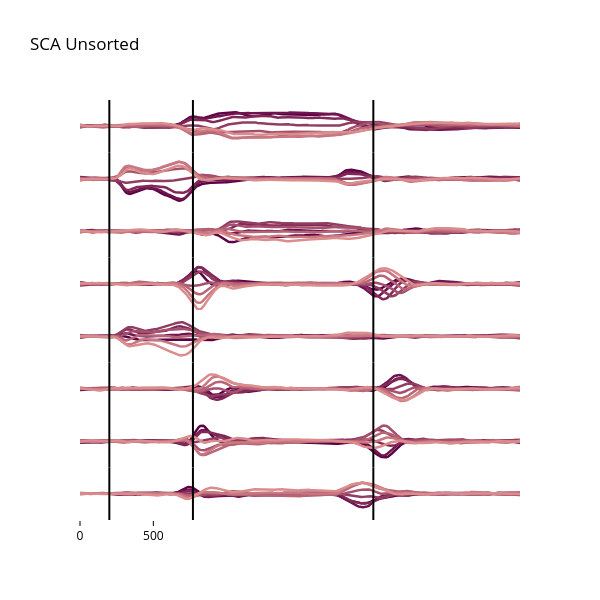

Notebook source saved alongside this figure:
### Code cell
# Plot all three sorting rules side by side
fig = make_subplots(
    rows=R_est, cols=1, shared_xaxes=True, vertical_spacing=0.0
)

yRange = [-1.8, 1.8]

for ii in range(R_est):
    for jj in range(numConds):
        latTrace = go.Scatter(y=rs_sca_latent[:, jj, ii], 
                              line=go.scatter.Line(color=cMap[jj], width=2.5), 
                              showlegend=False)
        fig.add_trace(latTrace, row=ii+1, col=1)

    fig.add_vline(x=tgt_idx, row=ii+1, col=1, line_color='black')
    fig.add_vline(x=move_idx, row=ii+1, col=1, line_color='black')
    fig.add_vline(x=ret_idx, row=ii+1, col=1, line_color='black')


fig.update_layout(height=600, width=600, title='SCA Unsorted',
                  title_font_color='black', paper_bgcolor='white', plot_bgcolor='white')
fig.update_yaxes(showgrid=False, zeroline=False, visible=False, range=yRange)
fig.update_xaxes(color='black', showgrid=False, zeroline=False, visible=False)
fig.update_xaxes(color='black', showgrid=False, zeroline=False,
                 ticks='outside', tickvals=[0, 50], ticktext=['0', '500'], visible=True, row=R_est)

fig.show()

### Figure 1 — Plotly figure (JSON) as saved in the notebook; plotly's stock layout.template omitted (floating-point values rounded to 4 significant figures; data arrays with more than 128 entries replaced by an {"elided": "..."} marker saying what was removed)
{"data": [{"line": {"color": "#5e0044", "width": 2.5}, "showlegend": false, "type": "scatter", "xaxis": "x", "y": {"elided": "301 float values"}, "yaxis": "y"}, {"line": {"color": "#6f144e", "width": 2.5}, "showlegend": false, "type": "scatter", "xaxis": "x", "y": {"elided": "301 float values"}, "yaxis": "y"}, {"line": {"color": "#812858", "width": 2.5}, "showlegend": false, "type": "scatter", "xaxis": "x", "y": {"elided": "301 float values"}, "yaxis": "y"}, {"line": {"color": "#933c62", "width": 2.5}, "showlegend": false, "type": "scatter", "xaxis": "x", "y": {"elided": "301 float values"}, "yaxis": "y"}, {"line": {"color": "#a5506d", "width": 2.5}, "showlegend": false, "type": "scatter", "xaxis": "x", "y": {"elided": "301 float values"}, "yaxis": "y"}, {"line": {"color": "#b76477", "width": 2.5}, "showlegend": false, "type": "scatter", "xaxis": "x", "y": {"elided": "301 float values"}, "yaxis": "y"}, {"line": {"color": "#c97881", "width": 2.5}, "showlegend": false, "type": "scatter", "xaxis": "x", "y": {"elided": "301 float values"}, "yaxis": "y"}, {"line": {"color": "#db8c8c", "width": 2.5}, "showlegend": false, "type": "scatter", "xaxis": "x", "y": {"elided": "301 float values"}, "yaxis": "y"}, {"line": {"color": "#5e0044", "width": 2.5}, "showlegend": false, "type": "scatter", "xaxis": "x2", "y": {"elided": "301 float values"}, "yaxis": "y2"}, {"line": {"color": "#6f144e", "width": 2.5}, "showlegend": false, "type": "scatter", "xaxis": "x2", "y": {"elided": "301 float values"}, "yaxis": "y2"}, {"line": {"color": "#812858", "width": 2.5}, "showlegend": false, "type": "scatter", "xaxis": "x2", "y": {"elided": "301 float values"}, "yaxis": "y2"}, {"line": {"color": "#933c62", "width": 2.5}, "showlegend": false, "type": "scatter", "xaxis": "x2", "y": {"elided": "301 float values"}, "yaxis": "y2"}, {"line": {"color": "#a5506d", "width": 2.5}, "showlegend": false, "type": "scatter", "xaxis": "x2", "y": {"elided": "301 float values"}, "yaxis": "y2"}, {"line": {"color": "#b76477", "width": 2.5}, "showlegend": false, "type": "scatter", "xaxis": "x2", "y": {"elided": "301 float values"}, "yaxis": "y2"}, {"line": {"color": "#c97881", "width": 2.5}, "showlegend": false, "type": "scatter", "xaxis": "x2", "y": {"elided": "301 float values"}, "yaxis": "y2"}, {"line": {"color": "#db8c8c", "width": 2.5}, "showlegend": false, "type": "scatter", "xaxis": "x2", "y": {"elided": "301 float values"}, "yaxis": "y2"}, {"line": {"color": "#5e0044", "width": 2.5}, "showlegend": false, "type": "scatter", "xaxis": "x3", "y": {"elided": "301 float values"}, "yaxis": "y3"}, {"line": {"color": "#6f144e", "width": 2.5}, "showlegend": false, "type": "scatter", "xaxis": "x3", "y": {"elided": "301 float values"}, "yaxis": "y3"}, {"line": {"color": "#812858", "width": 2.5}, "showlegend": false, "type": "scatter", "xaxis": "x3", "y": {"elided": "301 float values"}, "yaxis": "y3"}, {"line": {"color": "#933c62", "width": 2.5}, "showlegend": false, "type": "scatter", "xaxis": "x3", "y": {"elided": "301 float values"}, "yaxis": "y3"}, {"line": {"color": "#a5506d", "width": 2.5}, "showlegend": false, "type": "scatter", "xaxis": "x3", "y": {"elided": "301 float values"}, "yaxis": "y3"}, {"line": {"color": "#b76477", "width": 2.5}, "showlegend": false, "type": "scatter", "xaxis": "x3", "y": {"elided": "301 float values"}, "yaxis": "y3"}, {"line": {"color": "#c97881", "width": 2.5}, "showlegend": false, "type": "scatter", "xaxis": "x3", "y": {"elided": "301 float values"}, "yaxis": "y3"}, {"line": {"color": "#db8c8c", "width": 2.5}, "showlegend": false, "type": "scatter", "xaxis": "x3", "y": {"elided": "301 float values"}, "yaxis": "y3"}, {"line": {"color": "#5e0044", "width": 2.5}, "showlegend": false, "type": "scatter", "xaxis": "x4", "y": {"elided": "301 float values"}, "yaxis": "y4"}, {"line": {"color": "#6f144e", "width": 2.5}, "showlegend": false, "type": "scatter", "xaxis": "x4", "y": {"elided": "301 float values"}, "yaxis": "y4"}, {"line": {"color": "#812858", "width": 2.5}, "showlegend": false, "type": "scatter", "xaxis": "x4", "y": {"elided": "301 float values"}, "yaxis": "y4"}, {"line": {"color": "#933c62", "width": 2.5}, "showlegend": false, "type": "scatter", "xaxis": "x4", "y": {"elided": "301 float values"}, "yaxis": "y4"}, {"line": {"color": "#a5506d", "width": 2.5}, "showlegend": false, "type": "scatter", "xaxis": "x4", "y": {"elided": "301 float values"}, "yaxis": "y4"}, {"line": {"color": "#b76477", "width": 2.5}, "showlegend": false, "type": "scatter", "xaxis": "x4", "y": {"elided": "301 float values"}, "yaxis": "y4"}, {"line": {"color": "#c97881", "width": 2.5}, "showlegend": false, "type": "scatter", "xaxis": "x4", "y": {"elided": "301 float values"}, "yaxis": "y4"}, {"line": {"color": "#db8c8c", "width": 2.5}, "showlegend": false, "type": "scatter", "xaxis": "x4", "y": {"elided": "301 float values"}, "yaxis": "y4"}, {"line": {"color": "#5e0044", "width": 2.5}, "showlegend": false, "type": "scatter", "xaxis": "x5", "y": {"elided": "301 float values"}, "yaxis": "y5"}, {"line": {"color": "#6f144e", "width": 2.5}, "showlegend": false, "type": "scatter", "xaxis": "x5", "y": {"elided": "301 float values"}, "yaxis": "y5"}, {"line": {"color": "#812858", "width": 2.5}, "showlegend": false, "type": "scatter", "xaxis": "x5", "y": {"elided": "301 float values"}, "yaxis": "y5"}, {"line": {"color": "#933c62", "width": 2.5}, "showlegend": false, "type": "scatter", "xaxis": "x5", "y": {"elided": "301 float values"}, "yaxis": "y5"}, {"line": {"color": "#a5506d", "width": 2.5}, "showlegend": false, "type": "scatter", "xaxis": "x5", "y": {"elided": "301 float values"}, "yaxis": "y5"}, {"line": {"color": "#b76477", "width": 2.5}, "showlegend": false, "type": "scatter", "xaxis": "x5", "y": {"elided": "301 float values"}, "yaxis": "y5"}, {"line": {"color": "#c97881", "width": 2.5}, "showlegend": false, "type": "scatter", "xaxis": "x5", "y": {"elided": "301 float values"}, "yaxis": "y5"}, {"line": {"color": "#db8c8c", "width": 2.5}, "showlegend": false, "type": "scatter", "xaxis": "x5", "y": {"elided": "301 float values"}, "yaxis": "y5"}, {"line": {"color": "#5e0044", "width": 2.5}, "showlegend": false, "type": "scatter", "xaxis": "x6", "y": {"elided": "301 float values"}, "yaxis": "y6"}, {"line": {"color": "#6f144e", "width": 2.5}, "showlegend": false, "type": "scatter", "xaxis": "x6", "y": {"elided": "301 float values"}, "yaxis": "y6"}, {"line": {"color": "#812858", "width": 2.5}, "showlegend": false, "type": "scatter", "xaxis": "x6", "y": {"elided": "301 float values"}, "yaxis": "y6"}, {"line": {"color": "#933c62", "width": 2.5}, "showlegend": false, "type": "scatter", "xaxis": "x6", "y": {"elided": "301 float values"}, "yaxis": "y6"}, {"line": {"color": "#a5506d", "width": 2.5}, "showlegend": false, "type": "scatter", "xaxis": "x6", "y": {"elided": "301 float values"}, "yaxis": "y6"}, {"line": {"color": "#b76477", "width": 2.5}, "showlegend": false, "type": "scatter", "xaxis": "x6", "y": {"elided": "301 float values"}, "yaxis": "y6"}, {"line": {"color": "#c97881", "width": 2.5}, "showlegend": false, "type": "scatter", "xaxis": "x6", "y": {"elided": "301 float values"}, "yaxis": "y6"}, {"line": {"color": "#db8c8c", "width": 2.5}, "showlegend": false, "type": "scatter", "xaxis": "x6", "y": {"elided": "301 float values"}, "yaxis": "y6"}, {"line": {"color": "#5e0044", "width": 2.5}, "showlegend": false, "type": "scatter", "xaxis": "x7", "y": {"elided": "301 float values"}, "yaxis": "y7"}, {"line": {"color": "#6f144e", "width": 2.5}, "showlegend": false, "type": "scatter", "xaxis": "x7", "y": {"elided": "301 float values"}, "yaxis": "y7"}, {"line": {"color": "#812858", "width": 2.5}, "showlegend": false, "type": "scatter", "xaxis": "x7", "y": {"elided": "301 float values"}, "yaxis": "y7"}, {"line": {"color": "#933c62", "width": 2.5}, "showlegend": false, "type": "scatter", "xaxis": "x7", "y": {"elided": "301 float values"}, "yaxis": "y7"}, {"line": {"color": "#a5506d", "width": 2.5}, "showlegend": false, "type": "scatter", "xaxis": "x7", "y": {"elided": "301 float values"}, "yaxis": "y7"}, {"line": {"color": "#b76477", "width": 2.5}, "showlegend": false, "type": "scatter", "xaxis": "x7", "y": {"elided": "301 float values"}, "yaxis": "y7"}, {"line": {"color": "#c97881", "width": 2.5}, "showlegend": false, "type": "scatter", "xaxis": "x7", "y": {"elided": "301 float values"}, "yaxis": "y7"}, {"line": {"color": "#db8c8c", "width": 2.5}, "showlegend": false, "type": "scatter", "xaxis": "x7", "y": {"elided": "301 float values"}, "yaxis": "y7"}, {"line": {"color": "#5e0044", "width": 2.5}, "showlegend": false, "type": "scatter", "xaxis": "x8", "y": {"elided": "301 float values"}, "yaxis": "y8"}, {"line": {"color": "#6f144e", "width": 2.5}, "showlegend": false, "type": "scatter", "xaxis": "x8", "y": {"elided": "301 float values"}, "yaxis": "y8"}, {"line": {"color": "#812858", "width": 2.5}, "showlegend": false, "type": "scatter", "xaxis": "x8", "y": {"elided": "301 float values"}, "yaxis": "y8"}, {"line": {"color": "#933c62", "width": 2.5}, "showlegend": false, "type": "scatter", "xaxis": "x8", "y": {"elided": "301 float values"}, "yaxis": "y8"}, {"line": {"color": "#a5506d", "width": 2.5}, "showlegend": false, "type": "scatter", "xaxis": "x8", "y": {"elided": "301 float values"}, "yaxis": "y8"}, {"line": {"color": "#b76477", "width": 2.5}, "showlegend": false, "type": "scatter", "xaxis": "x8", "y": {"elided": "301 float values"}, "yaxis": "y8"}, {"line": {"color": "#c97881", "width": 2.5}, "showlegend": false, "type": "scatter", "xaxis": "x8", "y": {"elided": "301 float values"}, "yaxis": "y8"}, {"line": {"color": "#db8c8c", "width": 2.5}, "showlegend": false, "type": "scatter", "xaxis": "x8", "y": {"elided": "301 float values"}, "yaxis": "y8"}], "layout": {"height": 600, "paper_bgcolor": "white", "plot_bgcolor": "white", "shapes": [{"line": {"color": "black"}, "type": "line", "x0": 20, "x1": 20, "xref": "x", "y0": 0, "y1": 1, "yref": "y domain"}, {"line": {"color": "black"}, "type": "line", "x0": 77, "x1": 77, "xref": "x", "y0": 0, "y1": 1, "yref": "y domain"}, {"line": {"color": "black"}, "type": "line", "x0": 200, "x1": 200, "xref": "x", "y0": 0, "y1": 1, "yref": "y domain"}, {"line": {"color": "black"}, "type": "line", "x0": 20, "x1": 20, "xref": "x2", "y0": 0, "y1": 1, "yref": "y2 domain"}, {"line": {"color": "black"}, "type": "line", "x0": 77, "x1": 77, "xref": "x2", "y0": 0, "y1": 1, "yref": "y2 domain"}, {"line": {"color": "black"}, "type": "line", "x0": 200, "x1": 200, "xref": "x2", "y0": 0, "y1": 1, "yref": "y2 domain"}, {"line": {"color": "black"}, "type": "line", "x0": 20, "x1": 20, "xref": "x3", "y0": 0, "y1": 1, "yref": "y3 domain"}, {"line": {"color": "black"}, "type": "line", "x0": 77, "x1": 77, "xref": "x3", "y0": 0, "y1": 1, "yref": "y3 domain"}, {"line": {"color": "black"}, "type": "line", "x0": 200, "x1": 200, "xref": "x3", "y0": 0, "y1": 1, "yref": "y3 domain"}, {"line": {"color": "black"}, "type": "line", "x0": 20, "x1": 20, "xref": "x4", "y0": 0, "y1": 1, "yref": "y4 domain"}, {"line": {"color": "black"}, "type": "line", "x0": 77, "x1": 77, "xref": "x4", "y0": 0, "y1": 1, "yref": "y4 domain"}, {"line": {"color": "black"}, "type": "line", "x0": 200, "x1": 200, "xref": "x4", "y0": 0, "y1": 1, "yref": "y4 domain"}, {"line": {"color": "black"}, "type": "line", "x0": 20, "x1": 20, "xref": "x5", "y0": 0, "y1": 1, "yref": "y5 domain"}, {"line": {"color": "black"}, "type": "line", "x0": 77, "x1": 77, "xref": "x5", "y0": 0, "y1": 1, "yref": "y5 domain"}, {"line": {"color": "black"}, "type": "line", "x0": 200, "x1": 200, "xref": "x5", "y0": 0, "y1": 1, "yref": "y5 domain"}, {"line": {"color": "black"}, "type": "line", "x0": 20, "x1": 20, "xref": "x6", "y0": 0, "y1": 1, "yref": "y6 domain"}, {"line": {"color": "black"}, "type": "line", "x0": 77, "x1": 77, "xref": "x6", "y0": 0, "y1": 1, "yref": "y6 domain"}, {"line": {"color": "black"}, "type": "line", "x0": 200, "x1": 200, "xref": "x6", "y0": 0, "y1": 1, "yref": "y6 domain"}, {"line": {"color": "black"}, "type": "line", "x0": 20, "x1": 20, "xref": "x7", "y0": 0, "y1": 1, "yref": "y7 domain"}, {"line": {"color": "black"}, "type": "line", "x0": 77, "x1": 77, "xref": "x7", "y0": 0, "y1": 1, "yref": "y7 domain"}, {"line": {"color": "black"}, "type": "line", "x0": 200, "x1": 200, "xref": "x7", "y0": 0, "y1": 1, "yref": "y7 domain"}, {"line": {"color": "black"}, "type": "line", "x0": 20, "x1": 20, "xref": "x8", "y0": 0, "y1": 1, "yref": "y8 domain"}, {"line": {"color": "black"}, "type": "line", "x0": 77, "x1": 77, "xref": "x8", "y0": 0, "y1": 1, "yref": "y8 domain"}, {"line": {"color": "black"}, "type": "line", "x0": 200, "x1": 200, "xref": "x8", "y0": 0, "y1": 1, "yref": "y8 domain"}], "title": {"font": {"color": "black"}, "text": "SCA Unsorted"}, "width": 600, "xaxis": {"anchor": "y", "color": "black", "domain": [0, 1], "matches": "x8", "showgrid": false, "showticklabels": false, "visible": false, "zeroline": false}, "xaxis2": {"anchor": "y2", "color": "black", "domain": [0, 1], "matches": "x8", "showgrid": false, "showticklabels": false, "visible": false, "zeroline": false}, "xaxis3": {"anchor": "y3", "color": "black", "domain": [0, 1], "matches": "x8", "showgrid": false, "showticklabels": false, "visible": false, "zeroline": false}, "xaxis4": {"anchor": "y4", "color": "black", "domain": [0, 1], "matches": "x8", "showgrid": false, "showticklabels": false, "visible": false, "zeroline": false}, "xaxis5": {"anchor": "y5", "color": "black", "domain": [0, 1], "matches": "x8", "showgrid": false, "showticklabels": false, "visible": false, "zeroline": false}, "xaxis6": {"anchor": "y6", "color": "black", "domain": [0, 1], "matches": "x8", "showgrid": false, "showticklabels": false, "visible": false, "zeroline": false}, "xaxis7": {"anchor": "y7", "color": "black", "domain": [0, 1], "matches": "x8", "showgrid": false, "showticklabels": false, "visible": false, "zeroline": false}, "xaxis8": {"anchor": "y8", "color": "black", "domain": [0, 1], "showgrid": false, "ticks": "outside", "ticktext": ["0", "500"], "tickvals": [0, 50], "visible": true, "zeroline": false}, "yaxis": {"anchor": "x", "domain": [0.875, 1], "range": [-1.8, 1.8], "showgrid": false, "visible": false, "zeroline": false}, "yaxis2": {"anchor": "x2", "domain": [0.75, 0.875], "range": [-1.8, 1.8], "showgrid": false, "visible": false, "zeroline": false}, "yaxis3": {"anchor": "x3", "domain": [0.625, 0.75], "range": [-1.8, 1.8], "showgrid": false, "visible": false, "zeroline": false}, "yaxis4": {"anchor": "x4", "domain": [0.5, 0.625], "range": [-1.8, 1.8], "showgrid": false, "visible": false, "zeroline": false}, "yaxis5": {"anchor": "x5", "domain": [0.375, 0.5], "range": [-1.8, 1.8], "showgrid": false, "visible": false, "zeroline": false}, "yaxis6": {"anchor": "x6", "domain": [0.25, 0.375], "range": [-1.8, 1.8], "showgrid": false, "visible": false, "zeroline": false}, "yaxis7": {"anchor": "x7", "domain": [0.125, 0.25], "range": [-1.8, 1.8], "showgrid": false, "visible": false, "zeroline": false}, "yaxis8": {"anchor": "x8", "domain": [0, 0.125], "range": [-1.8, 1.8], "showgrid": false, "visible": false, "zeroline": false}}}
